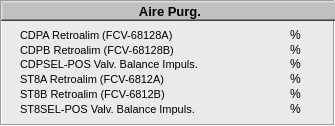
  <widget class="QFrame" name="Aire_Purg">
   <property name="geometry">
    <rect>
     <x>686</x>
     <y>5</y>
     <width>335</width>
     <height>126</height>
    </rect>
   </property>
   <property name="styleSheet">
    <string notr="true">background-color: rgb(234, 234, 234);

</string>
   </property>
   <property name="frameShape">
    <enum>QFrame::Box</enum>
   </property>
   <property name="frameShadow">
    <enum>QFrame::Sunken</enum>
   </property>
   <widget class="QFrame" name="frame_10">
    <property name="geometry">
     <rect>
      <x>1</x>
      <y>1</y>
      <width>338</width>
      <height>20</height>
     </rect>
    </property>
    <property name="styleSheet">
     <string notr="true">background-color: rgb(192, 192, 192);</string>
    </property>
    <property name="frameShape">
     <enum>QFrame::WinPanel</enum>
    </property>
    <property name="frameShadow">
     <enum>QFrame::Raised</enum>
    </property>
    <property name="lineWidth">
     <number>2</number>
    </property>
    <widget class="QLabel" name="label_14">
     <property name="geometry">
      <rect>
       <x>2</x>
       <y>2</y>
       <width>334</width>
       <height>16</height>
      </rect>
     </property>
     <property name="font">
      <font>
       <pointsize>10</pointsize>
       <weight>75</weight>
       <bold>true</bold>
      </font>
     </property>
     <property name="text">
      <string>Aire Purg.</string>
     </property>
     <property name="alignment">
      <set>Qt::AlignCenter</set>
     </property>
    </widget>
   </widget>
   <widget class="QLabel" name="Descr_45">
    <property name="geometry">
     <rect>
      <x>20</x>
      <y>55</y>
      <width>200</width>
      <height>18</height>
     </rect>
    </property>
    <property name="font">
     <font>
      <pointsize>8</pointsize>
     </font>
    </property>
    <property name="layoutDirection">
     <enum>Qt::LeftToRight</enum>
    </property>
    <property name="text">
     <string>CDPSEL-POS Valv. Balance Impuls.</string>
    </property>
    <property name="alignment">
     <set>Qt::AlignLeading|Qt::AlignLeft|Qt::AlignVCenter</set>
    </property>
   </widget>
   <widget class="QLabel" name="lb_AP_Lect_CDPSEL_POS">
    <property name="geometry">
     <rect>
      <x>219</x>
      <y>55</y>
      <width>50</width>
      <height>18</height>
     </rect>
    </property>
    <property name="minimumSize">
     <size>
      <width>50</width>
      <height>18</height>
     </size>
    </property>
    <property name="maximumSize">
     <size>
      <width>50</width>
      <height>18</height>
     </size>
    </property>
    <property name="font">
     <font>
      <pointsize>8</pointsize>
     </font>
    </property>
    <property name="layoutDirection">
     <enum>Qt::LeftToRight</enum>
    </property>
    <property name="text">
     <string/>
    </property>
    <property name="alignment">
     <set>Qt::AlignRight|Qt::AlignTrailing|Qt::AlignVCenter</set>
    </property>
   </widget>
   <widget class="QLabel" name="lb_AP_Unit_CDPSEL_POS">
    <property name="geometry">
     <rect>
      <x>290</x>
      <y>55</y>
      <width>40</width>
      <height>18</height>
     </rect>
    </property>
    <property name="font">
     <font>
      <pointsize>9</pointsize>
     </font>
    </property>
    <property name="layoutDirection">
     <enum>Qt::LeftToRight</enum>
    </property>
    <property name="text">
     <string>%</string>
    </property>
    <property name="alignment">
     <set>Qt::AlignLeading|Qt::AlignLeft|Qt::AlignVCenter</set>
    </property>
   </widget>
   <widget class="QLabel" name="lb_AP_Unit_ST8SEL_POS">
    <property name="geometry">
     <rect>
      <x>290</x>
      <y>100</y>
      <width>40</width>
      <height>18</height>
     </rect>
    </property>
    <property name="font">
     <font>
      <pointsize>9</pointsize>
     </font>
    </property>
    <property name="layoutDirection">
     <enum>Qt::LeftToRight</enum>
    </property>
    <property name="text">
     <string>%</string>
    </property>
    <property name="alignment">
     <set>Qt::AlignLeading|Qt::AlignLeft|Qt::AlignVCenter</set>
    </property>
   </widget>
   <widget class="QLabel" name="lb_AP_Lect_ST8SEL_POS">
    <property name="geometry">
     <rect>
      <x>219</x>
      <y>100</y>
      <width>50</width>
      <height>18</height>
     </rect>
    </property>
    <property name="minimumSize">
     <size>
      <width>50</width>
      <height>18</height>
     </size>
    </property>
    <property name="maximumSize">
     <size>
      <width>50</width>
      <height>18</height>
     </size>
    </property>
    <property name="font">
     <font>
      <pointsize>8</pointsize>
     </font>
    </property>
    <property name="layoutDirection">
     <enum>Qt::LeftToRight</enum>
    </property>
    <property name="text">
     <string/>
    </property>
    <property name="alignment">
     <set>Qt::AlignRight|Qt::AlignTrailing|Qt::AlignVCenter</set>
    </property>
   </widget>
   <widget class="QLabel" name="Descr_48">
    <property name="geometry">
     <rect>
      <x>20</x>
      <y>100</y>
      <width>200</width>
      <height>18</height>
     </rect>
    </property>
    <property name="font">
     <font>
      <pointsize>8</pointsize>
     </font>
    </property>
    <property name="layoutDirection">
     <enum>Qt::LeftToRight</enum>
    </property>
    <property name="text">
     <string>ST8SEL-POS Valv. Balance Impuls.</string>
    </property>
    <property name="alignment">
     <set>Qt::AlignLeading|Qt::AlignLeft|Qt::AlignVCenter</set>
    </property>
   </widget>
   <widget class="QLabel" name="Descr_47">
    <property name="geometry">
     <rect>
      <x>20</x>
      <y>85</y>
      <width>200</width>
      <height>18</height>
     </rect>
    </property>
    <property name="font">
     <font>
      <pointsize>8</pointsize>
     </font>
    </property>
    <property name="layoutDirection">
     <enum>Qt::LeftToRight</enum>
    </property>
    <property name="text">
     <string>ST8B Retroalim (FCV-6812B)</string>
    </property>
    <property name="alignment">
     <set>Qt::AlignLeading|Qt::AlignLeft|Qt::AlignVCenter</set>
    </property>
   </widget>
   <widget class="QLabel" name="lb_AP_Unit_FCV6812B">
    <property name="geometry">
     <rect>
      <x>290</x>
      <y>85</y>
      <width>40</width>
      <height>18</height>
     </rect>
    </property>
    <property name="font">
     <font>
      <pointsize>9</pointsize>
     </font>
    </property>
    <property name="layoutDirection">
     <enum>Qt::LeftToRight</enum>
    </property>
    <property name="text">
     <string>%</string>
    </property>
    <property name="alignment">
     <set>Qt::AlignLeading|Qt::AlignLeft|Qt::AlignVCenter</set>
    </property>
   </widget>
   <widget class="QLabel" name="lb_AP_Lect_FCV6812B">
    <property name="geometry">
     <rect>
      <x>219</x>
      <y>85</y>
      <width>50</width>
      <height>18</height>
     </rect>
    </property>
    <property name="minimumSize">
     <size>
      <width>50</width>
      <height>18</height>
     </size>
    </property>
    <property name="maximumSize">
     <size>
      <width>50</width>
      <height>18</height>
     </size>
    </property>
    <property name="font">
     <font>
      <pointsize>8</pointsize>
     </font>
    </property>
    <property name="layoutDirection">
     <enum>Qt::LeftToRight</enum>
    </property>
    <property name="text">
     <string/>
    </property>
    <property name="alignment">
     <set>Qt::AlignRight|Qt::AlignTrailing|Qt::AlignVCenter</set>
    </property>
   </widget>
   <widget class="QLabel" name="lb_AP_Unit_FCV6812A">
    <property name="geometry">
     <rect>
      <x>290</x>
      <y>70</y>
      <width>40</width>
      <height>18</height>
     </rect>
    </property>
    <property name="font">
     <font>
      <pointsize>9</pointsize>
     </font>
    </property>
    <property name="layoutDirection">
     <enum>Qt::LeftToRight</enum>
    </property>
    <property name="text">
     <string>%</string>
    </property>
    <property name="alignment">
     <set>Qt::AlignLeading|Qt::AlignLeft|Qt::AlignVCenter</set>
    </property>
   </widget>
   <widget class="QLabel" name="Descr_46">
    <property name="geometry">
     <rect>
      <x>20</x>
      <y>70</y>
      <width>200</width>
      <height>18</height>
     </rect>
    </property>
    <property name="font">
     <font>
      <pointsize>8</pointsize>
     </font>
    </property>
    <property name="layoutDirection">
     <enum>Qt::LeftToRight</enum>
    </property>
    <property name="text">
     <string>ST8A Retroalim (FCV-6812A)</string>
    </property>
    <property name="alignment">
     <set>Qt::AlignLeading|Qt::AlignLeft|Qt::AlignVCenter</set>
    </property>
   </widget>
   <widget class="QLabel" name="lb_AP_Lect_FCV6812A">
    <property name="geometry">
     <rect>
      <x>219</x>
      <y>70</y>
      <width>50</width>
      <height>18</height>
     </rect>
    </property>
    <property name="minimumSize">
     <size>
      <width>50</width>
      <height>18</height>
     </size>
    </property>
    <property name="maximumSize">
     <size>
      <width>50</width>
      <height>18</height>
     </size>
    </property>
    <property name="font">
     <font>
      <pointsize>8</pointsize>
     </font>
    </property>
    <property name="layoutDirection">
     <enum>Qt::LeftToRight</enum>
    </property>
    <property name="text">
     <string/>
    </property>
    <property name="alignment">
     <set>Qt::AlignRight|Qt::AlignTrailing|Qt::AlignVCenter</set>
    </property>
   </widget>
   <widget class="QLabel" name="lb_AP_Lect_FCV68128B">
    <property name="geometry">
     <rect>
      <x>219</x>
      <y>41</y>
      <width>50</width>
      <height>18</height>
     </rect>
    </property>
    <property name="minimumSize">
     <size>
      <width>50</width>
      <height>18</height>
     </size>
    </property>
    <property name="maximumSize">
     <size>
      <width>50</width>
      <height>18</height>
     </size>
    </property>
    <property name="font">
     <font>
      <pointsize>8</pointsize>
     </font>
    </property>
    <property name="layoutDirection">
     <enum>Qt::LeftToRight</enum>
    </property>
    <property name="text">
     <string/>
    </property>
    <property name="alignment">
     <set>Qt::AlignRight|Qt::AlignTrailing|Qt::AlignVCenter</set>
    </property>
   </widget>
   <widget class="QLabel" name="Descr_44">
    <property name="geometry">
     <rect>
      <x>20</x>
      <y>41</y>
      <width>200</width>
      <height>18</height>
     </rect>
    </property>
    <property name="font">
     <font>
      <pointsize>8</pointsize>
     </font>
    </property>
    <property name="layoutDirection">
     <enum>Qt::LeftToRight</enum>
    </property>
    <property name="text">
     <string>CDPB Retroalim (FCV-68128B)</string>
    </property>
    <property name="alignment">
     <set>Qt::AlignLeading|Qt::AlignLeft|Qt::AlignVCenter</set>
    </property>
   </widget>
   <widget class="QLabel" name="lb_AP_Unit_FCV68128B">
    <property name="geometry">
     <rect>
      <x>290</x>
      <y>41</y>
      <width>40</width>
      <height>18</height>
     </rect>
    </property>
    <property name="font">
     <font>
      <pointsize>9</pointsize>
     </font>
    </property>
    <property name="layoutDirection">
     <enum>Qt::LeftToRight</enum>
    </property>
    <property name="text">
     <string>%</string>
    </property>
    <property name="alignment">
     <set>Qt::AlignLeading|Qt::AlignLeft|Qt::AlignVCenter</set>
    </property>
   </widget>
   <widget class="QLabel" name="lb_AP_Unit_FCV68128A">
    <property name="geometry">
     <rect>
      <x>290</x>
      <y>26</y>
      <width>40</width>
      <height>18</height>
     </rect>
    </property>
    <property name="font">
     <font>
      <pointsize>9</pointsize>
     </font>
    </property>
    <property name="layoutDirection">
     <enum>Qt::LeftToRight</enum>
    </property>
    <property name="text">
     <string>%</string>
    </property>
    <property name="alignment">
     <set>Qt::AlignLeading|Qt::AlignLeft|Qt::AlignVCenter</set>
    </property>
   </widget>
   <widget class="QLabel" name="lb_AP_Lect_FCV68128A">
    <property name="geometry">
     <rect>
      <x>219</x>
      <y>26</y>
      <width>50</width>
      <height>18</height>
     </rect>
    </property>
    <property name="minimumSize">
     <size>
      <width>50</width>
      <height>18</height>
     </size>
    </property>
    <property name="maximumSize">
     <size>
      <width>50</width>
      <height>18</height>
     </size>
    </property>
    <property name="font">
     <font>
      <pointsize>8</pointsize>
     </font>
    </property>
    <property name="layoutDirection">
     <enum>Qt::LeftToRight</enum>
    </property>
    <property name="text">
     <string/>
    </property>
    <property name="alignment">
     <set>Qt::AlignRight|Qt::AlignTrailing|Qt::AlignVCenter</set>
    </property>
   </widget>
   <widget class="QLabel" name="Descr_43">
    <property name="geometry">
     <rect>
      <x>20</x>
      <y>26</y>
      <width>200</width>
      <height>18</height>
     </rect>
    </property>
    <property name="font">
     <font>
      <pointsize>8</pointsize>
     </font>
    </property>
    <property name="layoutDirection">
     <enum>Qt::LeftToRight</enum>
    </property>
    <property name="text">
     <string>CDPA Retroalim (FCV-68128A)</string>
    </property>
    <property name="alignment">
     <set>Qt::AlignLeading|Qt::AlignLeft|Qt::AlignVCenter</set>
    </property>
   </widget>
  </widget>
